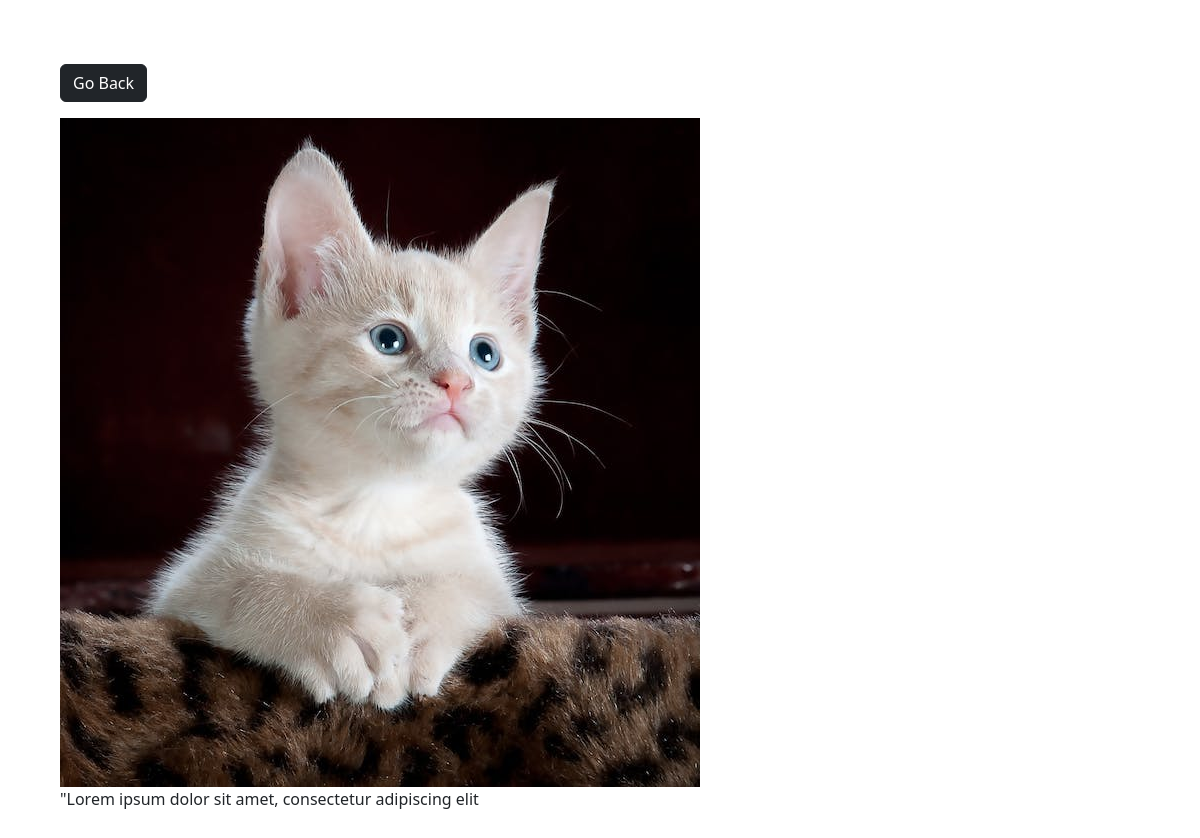
/view-image/1/, run on the app's committed database.
### MainApp/models.py (models this page shows, shortened)
class Photo(models.Model):
    category = models.ForeignKey(Category, on_delete=models.SET_NULL, null=True, blank=True)
    photo = models.ImageField(upload_to='uploaded_photos/', null=False, blank=False)
    description = models.TextField(max_length=500)

### MainApp/views.py (the view)
# urls.py: path('view-image/<str:pk>/', views.viewImg, name='view-image'),
def viewImg(request, pk):
    try:
        photos = Photo.objects.get(id=pk)
    except Category.DoesNotExist:
        photos = None
    context = {"photos":photos}
    return render(request, 'view_img.html', context)

### templates/view_img.html (shortened to what this page needs)
<!doctype html>
<html lang="en">
<head>
    <link href="https://cdn.jsdelivr.net/npm/bootstrap@5.3.2/dist/css/bootstrap.min.css" rel="stylesheet"
>
</head>
<body class="m-5">
    <div class="container">
        <div class="row justify-content-center">
            <div class="col">
                <a href="{% url 'gallery' %}" class="btn btn-dark my-3">Go Back</a>
                <div style="height: 90vh;">
                    <img style="max-width: 100%; max-height: 100%;" src="{{photos.photo.url}}">
                    <p>{{photos.description}}</p>
                </div>
            </div>
        </div>
    </div>
</body>
</html>

### data on the page
Photo: photo (picture), description "\"Lorem ipsum dolor sit amet, consectetur adipiscing elit"
